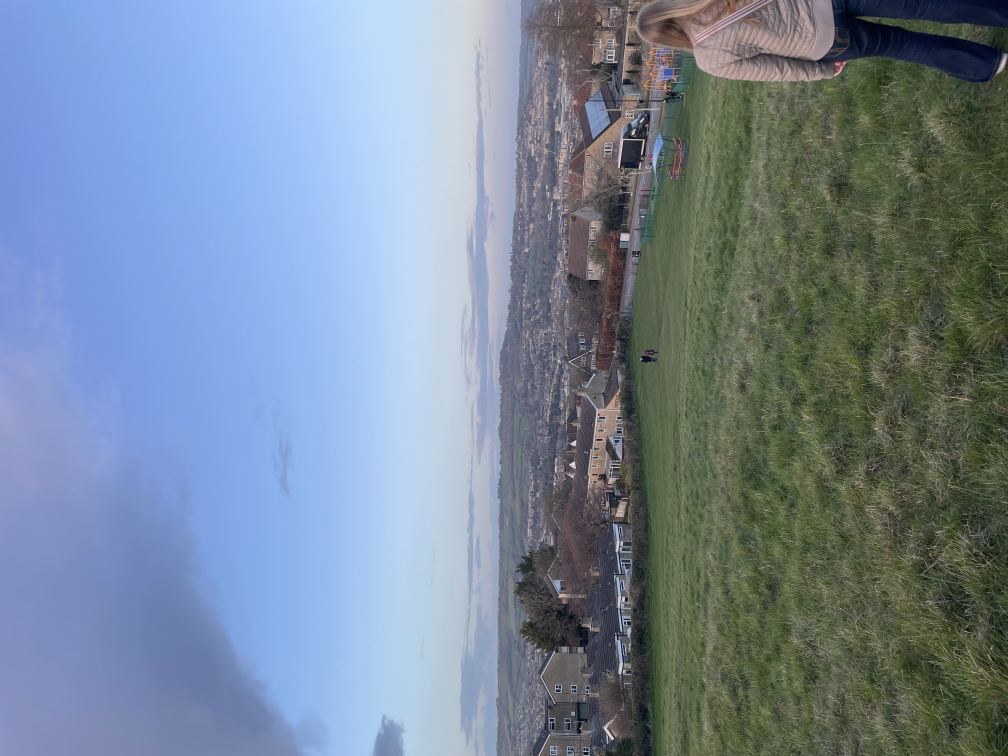
#> input picture images/IMG_1.jpeg, 4032 x 3024 px (shown at 1/4 size); its folder holds only this picture in this run
$ jupyter execute --allow-errors Image_Matching_Coursework.ipynb
#> lines starting #> are read from the running program, lines starting #| are printed output that depends on the picture; after the words box and inside, x2 and y2 are one past the last pixel; in counts of white or black regions, pixels touching at a corner belong together
# Coursework: Image Matching
### Visual Computing

This notebook contains exercises related to Part Two of  Coursework 2: Rendering and Image Matching,  CM22010 Visual Computing. It consists of two tasks: image stitching and panorama stitching.

**Grading Scheme (6 points total)**:

- Task 1 **Image Stitching**: 3 points
- Task 2 **Panorama Stitching**: 3 points

## Imports + load images

[cell 1]
# Implement image stitching

# HELPFUL WEBSITE: https://kushalvyas.github.io/stitching.html
# 1. Image Registration
# 2. Calibration
# 3. Blending

import os
import numpy as np
from PIL import Image
import matplotlib.pyplot as plt
from scipy.ndimage import convolve, maximum_filter, distance_transform_edt
import random
import cv2

image_files = sorted([f for f in os.listdir("images") if f.endswith((".jpeg", ".jpg"))])

print(f"Found {len(image_files)} images: {image_files}")

grey_imgs = []
colour_imgs = []

for file in image_files:
    path = os.path.join("images", file)

    # greyscale for feature detection
    img_grey = Image.open(path).convert("L")
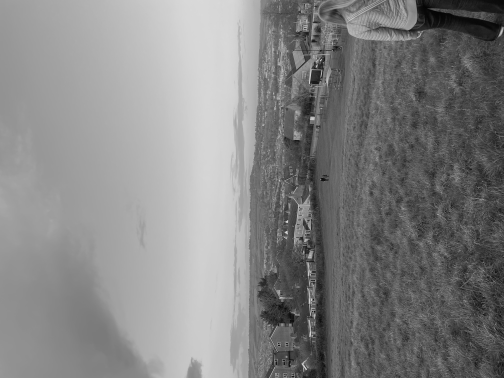
#> img_grey: PIL image 4032x3024 L (shown at 1/8 size); min 0, max 255, mean 130.9
    img_grey = img_grey.rotate(270, expand=True)
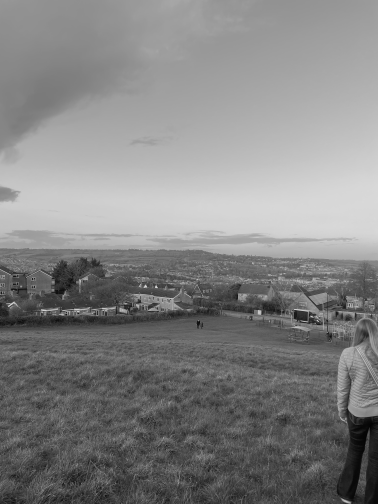
#> img_grey: PIL image 3024x4032 L (shown at 1/8 size); min 0, max 255, mean 130.9
    # img_grey = img_grey.resize((img_grey.width // 4, img_grey.height // 4))
    grey_imgs.append(np.array(img_grey, dtype=np.float32))

    # Colour for output
    img_colour = Image.open(path).convert("RGB")
#> img_colour is the input picture: PIL image 4032x3024 RGB; mean R, G, B 117.9, 133.7, 150.9
    img_colour = img_colour.rotate(270, expand=True)
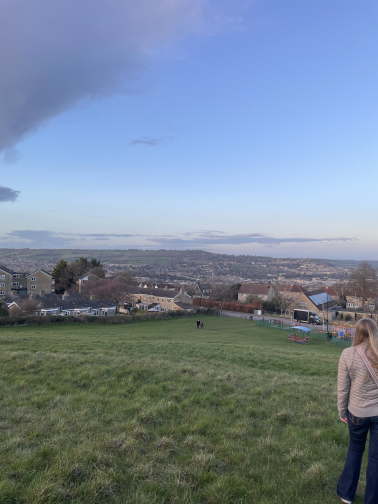
#> img_colour: PIL image 3024x4032 RGB (shown at 1/8 size); mean R, G, B 117.9, 133.7, 150.9
    # img_colour = img_colour.resize((img_grey.width, img_grey.height))
    colour_imgs.append(np.array(img_colour, dtype=np.float32))

print(f"Greyscale shapes: {[img.shape for img in grey_imgs]}")
#| Greyscale shapes: [(4032, 3024)]
print(f"Colour shapes: {[img.shape for img in colour_imgs]}")
#| Colour shapes: [(4032, 3024, 3)]

## Find Keypoints

[cell 2]
# Sobel edge detection filters
sobel_x = np.array([
[-1,0,1],
[-2,0,2],
[-1,0,1]
])

sobel_y = np.array([
[-1,-2,-1],
[0,0,0],
[1,2,1]
])

def findHarrisCorners(image, top_k=1000):
    # compute gradients
    imgx = convolve(image, sobel_x)
    imgy = convolve(image, sobel_y)

    # compute Harris matrix components
    imgxx = imgx ** 2
    imgyy = imgy ** 2
    imgxy = imgx * imgy

    # sum values in a window
    window = np.ones((3, 3))
    Sxx = convolve(imgxx, window)
    Syy = convolve(imgyy, window)
    Sxy = convolve(imgxy, window)

    # compute harris corner response
    k = 0.04
    det = (Sxx * Syy) - (Sxy ** 2)
    trace = Sxx + Syy
    R = det - k * (trace ** 2)

    local_max = maximum_filter(R, size=3)
    R[R < local_max] = 0

    # Adaptive thresholding
    floor_threshold = 1e-6
    coords = np.argwhere(R > floor_threshold)
    values = R[R > floor_threshold]

    if len(values) > top_k:
        idx = np.argsort(values)[-top_k:]
        points = coords[idx]
    else:
        points = coords

    return np.array(points)

points = []
for i, img in enumerate(grey_imgs):
    corners = findHarrisCorners(img)
    points.append(corners)
    print(f"Image {i}: {len(corners)} corners")
#> this loop made 1 pass
#> (window in findHarrisCorners, k in findHarrisCorners, floor_threshold in findHarrisCorners) on pass 1: ([[1, 1, 1], [1, 1, 1], [1, 1, 1]], 0.04, 1e-06)
#> (printed output is left out)
#> pass 1, in findHarrisCorners, `imgx = convolve(image, sobel_x)`:
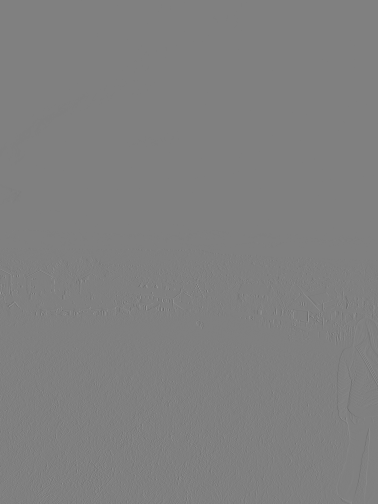
#> imgx: shape (4032, 3024) float32 (shown at 1/8 size); min -983, max 975, mean 0; drawn with min black and max white
#> pass 1, in findHarrisCorners, `imgxx = imgx ** 2`:
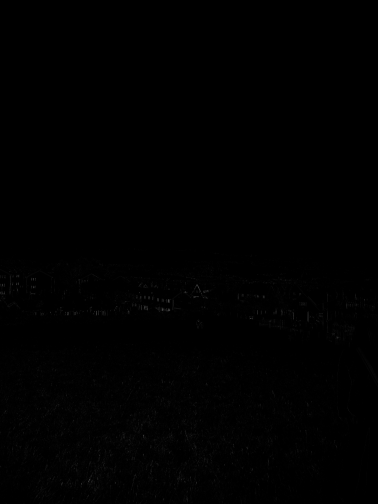
#> imgxx: shape (4032, 3024) float32 (shown at 1/8 size); min 0, max 966289, mean 2843.6; drawn with min black and max white
#> after the loop, points = 1 item

## Match Features

[cell 3]
# [42 lines left out: functions getAllPatches, matchFeatures, not called in this run]

## Compute Homographies

[cell 4]
# [70 lines left out: functions computeHomography, RANSAC, not called in this run]

## Blending functions

[cell 5]
# [12 lines left out: function getFeatheredMask, not called in this run]

### 1. Task 1 Image Stitching (3 points)
Image stitching involves aligning TWO images together to create a larger composite.

Note: You have to use your custom code (without using pre-built OpenCV libraries which would give one line of code of image stitching).

**Task description:**
- Stitching of two images together by finding corresponding points, aligning the images using a transformation.
- Optional: use blending techniques (such as linear blending) to avoid visible seams where the images overlap.

#> (a cell that did not finish here is left out)

### 2. Task 2 Panorama Stitching (3 points)
Panorama stitching involves aligning multiple images (minimally 3 images) to create a single wide-angle composite.

Note: You have to use your custom code (without using pre-built OpenCV libraries which would give one line of code of panorama stitching).

**Task description:**
- Implement panorama stitching with multiple images, at least three images.
- Use projective transformations to align images.
- Optional: You can explore techniques like feathering, linear blending for better panaromas.

[cell 7]
print("\n--- Computing Pairwise Homographies ---")

pairwise_H = []

for i in range(len(grey_imgs) - 1):
    print(f"Matching image {i} to image {i+1}...")
    matches = matchFeatures(grey_imgs[i], grey_imgs[i+1], points[i], points[i+1])
    print(f"  Found {len(matches)} matches")

    if len(matches) < 4:
        print(f"  ERROR: Not enough matches! Using identity.")
        pairwise_H.append(np.eye(3))
        continue

    H, _ = RANSAC(matches, threshold=5, iterations=2000)

    if H is None:
        print(f"  ERROR: RANSAC failed! Using identity.")
        pairwise_H.append(np.eye(3))
    else:
        pairwise_H.append(H)
        print(f"  Homography computed successfully")
#> this loop made 0 passes
#> after the loop, pairwise_H = []


print("\n--- Chaining Homographies ---")

combined_H = [np.eye(3) for _ in range(len(grey_imgs))]
#> combined_H = [[[1, 0, 0], [0, 1, 0], [0, 0, 1]]]
mid = len(grey_imgs) // 2
#> mid = 0

# Middle image is reference (identity)
combined_H[mid] = np.eye(3)
print(f"Reference image (middle): {mid}")
#| Reference image (middle): 0

# Chain BACKWARDS: each image is transformed relative to its right neighbor
for i in range(mid - 1, -1, -1):
    # H[i] transforms image i to the coordinate system of image i+1
    # To get world coordinates, apply H[i+1]'s transformation
    combined_H[i] = combined_H[i+1] @ pairwise_H[i]
    print(f"Image {i}: combined H computed")

# Chain FORWARDS: each image is transformed relative to its left neighbor
for i in range(mid + 1, len(grey_imgs)):
    # H[i] = H[i-1] @ inv(H[i-1 -> i])
    combined_H[i] = combined_H[i-1] @ np.linalg.inv(pairwise_H[i-1])
    print(f"Image {i}: combined H computed")


print("\n--- Computing Canvas Bounds ---")

per_image_corners = []

for i, img in enumerate(grey_imgs):
    h, w = img.shape
    # Four corners of the image
    c = np.array([[0, 0, 1], [w, 0, 1], [0, h, 1], [w, h, 1]]).T
    # Transform to world coordinates
    p = combined_H[i] @ c
    p /= p[2, :]
    per_image_corners.append(p[:2, :])
#> this loop made 1 pass
#> (h, w, p) on pass 1: (4032, 3024, [[0, 3024, 0, 3024], [0, 0, 4032, 4032], [1, 1, 1, 1]])
#> after the loop, per_image_corners = [[[0, 3024, 0, 3024], [0, 0, 4032, 4032]]]

all_corners = np.hstack(per_image_corners)
#> all_corners = [[0, 3024, 0, 3024], [0, 0, 4032, 4032]]
min_x, min_y = np.floor(all_corners.min(axis=1)).astype(int)
#> min_x = 0; min_y = 0
max_x, max_y = np.ceil(all_corners.max(axis=1)).astype(int)
#> max_x = 3024; max_y = 4032

out_w = max_x - min_x
#> out_w = 3024
out_h = max_y - min_y
#> out_h = 4032

print(f"Canvas size: {out_w} x {out_h}")
#| Canvas size: 3024 x 4032
print(f"Min: ({min_x}, {min_y}), Max: ({max_x}, {max_y})")
#| Min: (0, 0), Max: (3024, 4032)

# Translation matrix to shift everything into positive coordinates
T = np.array([
    [1, 0, -min_x],
    [0, 1, -min_y],
    [0, 0, 1]
], dtype=np.float32)
#> T = [[1, 0, 0], [0, 1, 0], [0, 0, 1]]


print("\n--- Warping Images ---")

panorama = np.zeros((out_h, out_w, 3), dtype=np.float32)
#> panorama: shape (4032, 3024, 3) float32; every value is 0

for i in range(len(grey_imgs)):
    print(f"Processing image {i}...")

    # Warp the image
    final_H = T @ combined_H[i]

    warped = cv2.warpPerspective(
        colour_imgs[i].astype(np.uint8),
        final_H,
        (out_w, out_h),
        flags=cv2.INTER_LINEAR,
        borderMode=cv2.BORDER_CONSTANT
    )

    # Create mask for valid pixels
    mask = (warped.sum(axis=2) > 0)

    panorama[mask] = warped[mask]
#> this loop made 1 pass
#> final_H on pass 1: [[1, 0, 0], [0, 1, 0], [0, 0, 1]]
#> (printed output is left out)
#> pass 1, `mask = (warped.sum(axis=2) > 0)`:
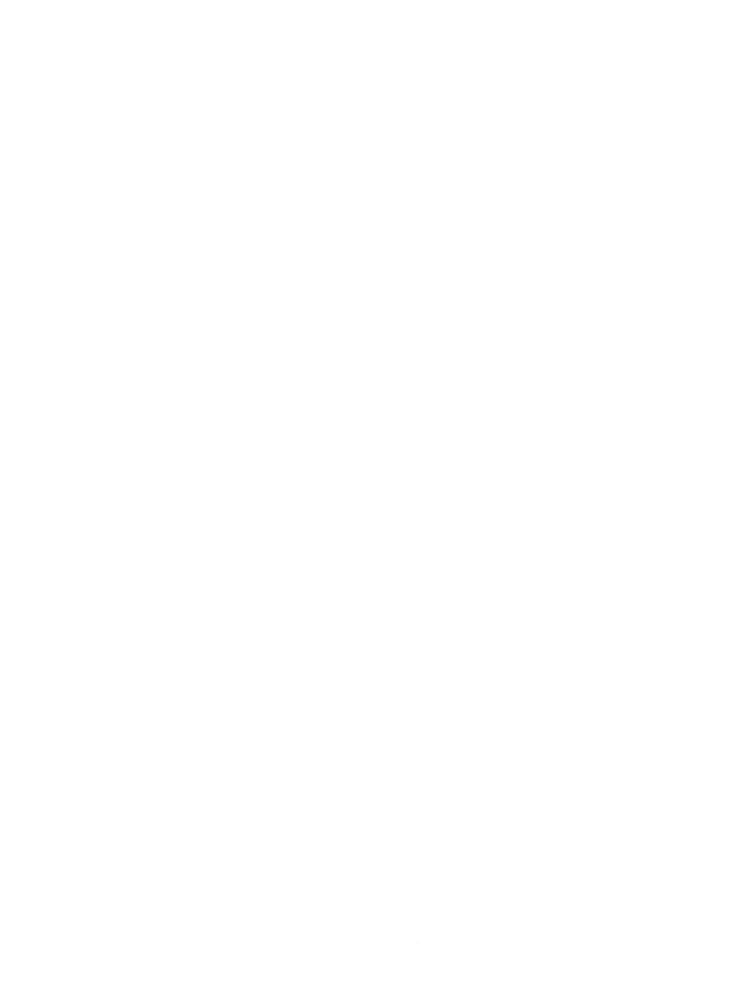
#> mask: shape (4032, 3024) bool (shown at 1/4 size); 100% white; black in thin lines or dots, all inside (x1, y1, x2, y2) = (1671, 3768, 1672, 3769)

panorama = np.clip(panorama, 0, 255).astype(np.uint8)


print("\n--- Plotting Result ---")

plt.figure(figsize=(20, 12), dpi=100)
plt.imshow(panorama)
plt.axis("off")
plt.title("Multi-Image Panorama Stitching Result")
plt.tight_layout()
plt.show()

# # Save the result
# output_path = "panorama_output.jpg"
# Image.fromarray(panorama).save(output_path)
# print(f"\nPanorama saved to {output_path}")

$ run again, on images/IMG_5.jpeg
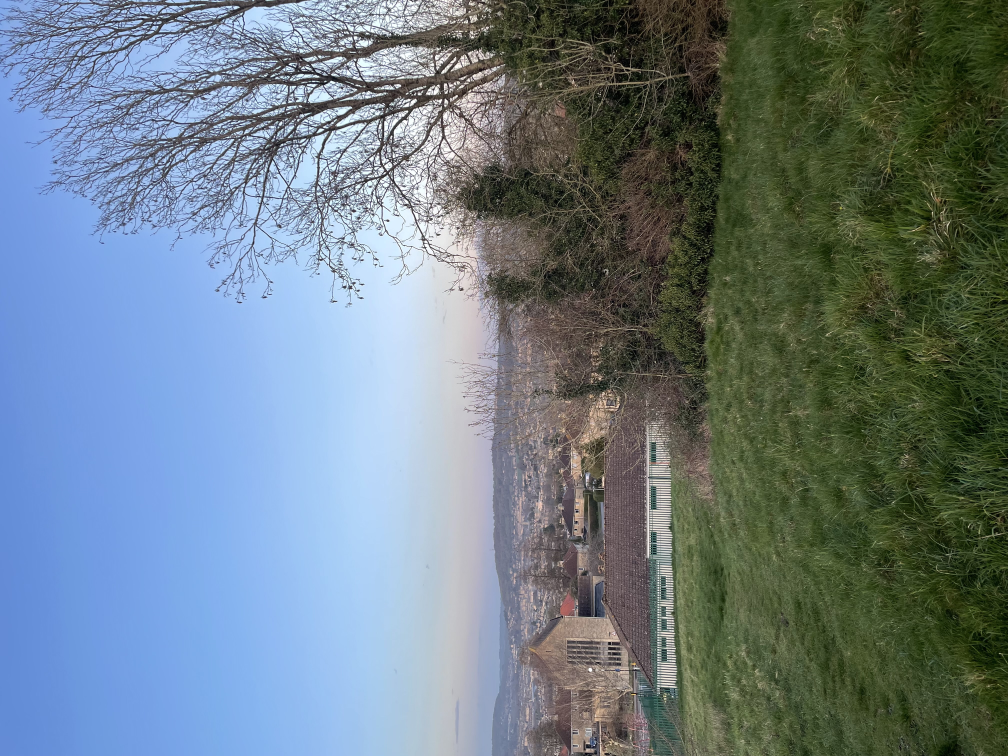
#> input picture images/IMG_5.jpeg, 4032 x 3024 px (shown at 1/4 size)
#> img_colour is the input picture: PIL image 4032x3024 RGB; mean R, G, B 108.2, 124.2, 132.6
#> `img_colour = img_colour.rotate(270, expand=True)`:
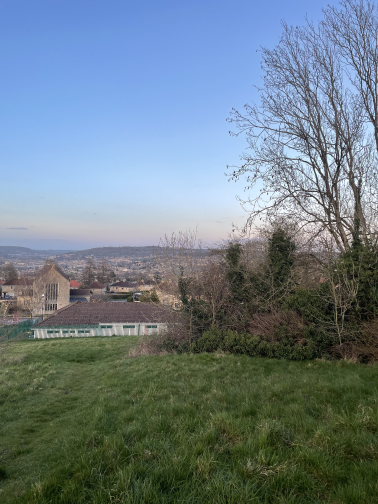
#> img_colour: PIL image 3024x4032 RGB (shown at 1/8 size); mean R, G, B 108.2, 124.2, 132.6
#| Greyscale shapes: [(4032, 3024)]
#| Colour shapes: [(4032, 3024, 3)]
#> the loop `for i, img in enumerate(grey_imgs):` made 1 pass
#> (printed output is left out)
#> pass 1, in findHarrisCorners, `imgxx = imgx ** 2`:
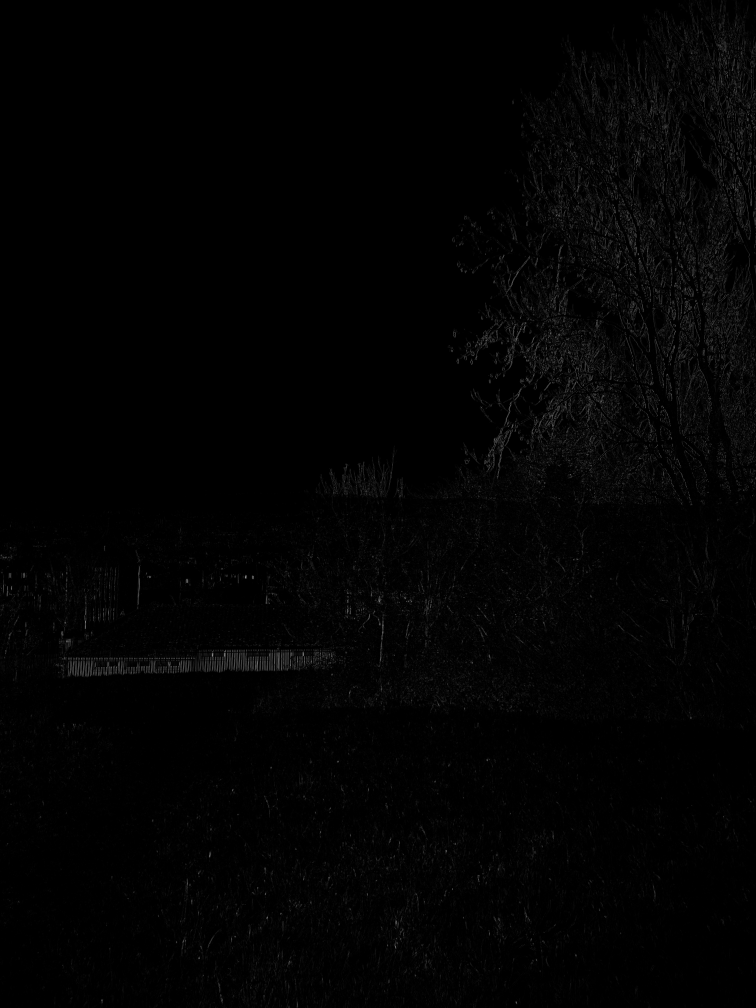
#> imgxx: shape (4032, 3024) float32 (shown at 1/4 size); min 0, max 952576, mean 11112.4; drawn with min black and max white
#> after the loop `for i, img in enumerate(grey_imgs):`: points = 1 item
#> after the loop `for i in range(len(grey_imgs) - 1):`: pairwise_H = []
#> combined_H = [[[1, 0, 0], [0, 1, 0], [0, 0, 1]]]
#> mid = 0
#| Reference image (middle): 0
#> the loop `for i, img in enumerate(grey_imgs):` made 1 pass
#> (h, w, p) on pass 1: (4032, 3024, [[0, 3024, 0, 3024], [0, 0, 4032, 4032], [1, 1, 1, 1]])
#> after the loop `for i, img in enumerate(grey_imgs):`: per_image_corners = [[[0, 3024, 0, 3024], [0, 0, 4032, 4032]]]
#> all_corners = [[0, 3024, 0, 3024], [0, 0, 4032, 4032]]
#> min_x = 0
#> max_x = 3024; max_y = 4032
#> out_w = 3024
#> out_h = 4032
#| Canvas size: 3024 x 4032
#| Min: (0, 0), Max: (3024, 4032)
#> T = [[1, 0, 0], [0, 1, 0], [0, 0, 1]]
#> the loop `for i in range(len(grey_imgs)):` made 1 pass
#> final_H on pass 1: [[1, 0, 0], [0, 1, 0], [0, 0, 1]]
#> (printed output is left out)
